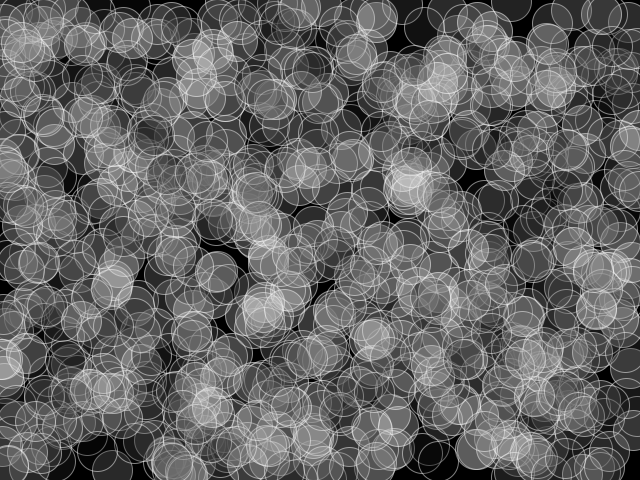
Frame 1 (no input)
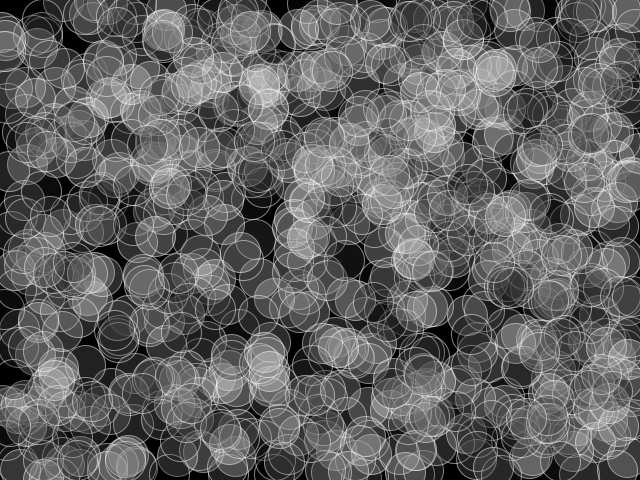
Frame 60 (the mouse pressed at the canvas centre just before this capture)
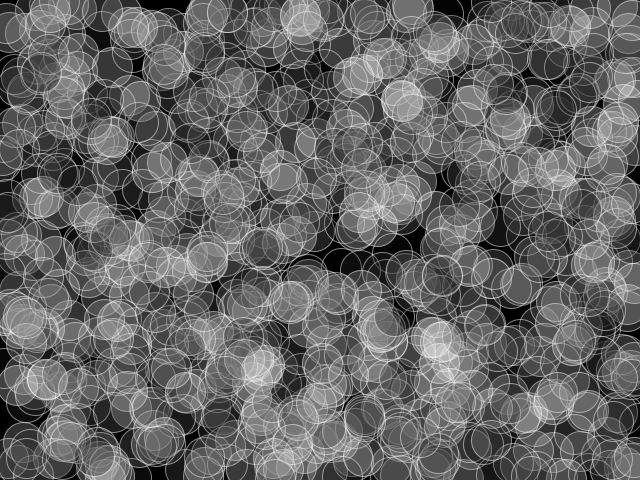
Frame 120 (the mouse held since frame 60 and released just before this capture)

The Processing sketch that drew these frames (run headless with seeded random() and noise(); from frame 60 on, the mouse is pressed at the canvas centre):

// Processing sketch: c02_greycircles
// ── c02_greycircles.pde

// Basat en l'exemple del llibre:
/**
 * Source-Code:    https://github.com/vormplus/Processing2-CreativeProgrammingCookbook
 * Book:           http://www.packtpub.com/processing-2-creative-programming-cookbook/book
 * Copyright:      Packt Publishing 2012.
 * Author:         Jan Vantomme
 */

void setup()
{
    size(640,480);
}

void draw()
{
    background(0);
    for ( int i = 0; i < 1000; i++ ) {
        fill(random(255), 64);
        stroke(255,128);
        ellipse(random(width), random(height), 40, 40);
    }
}
